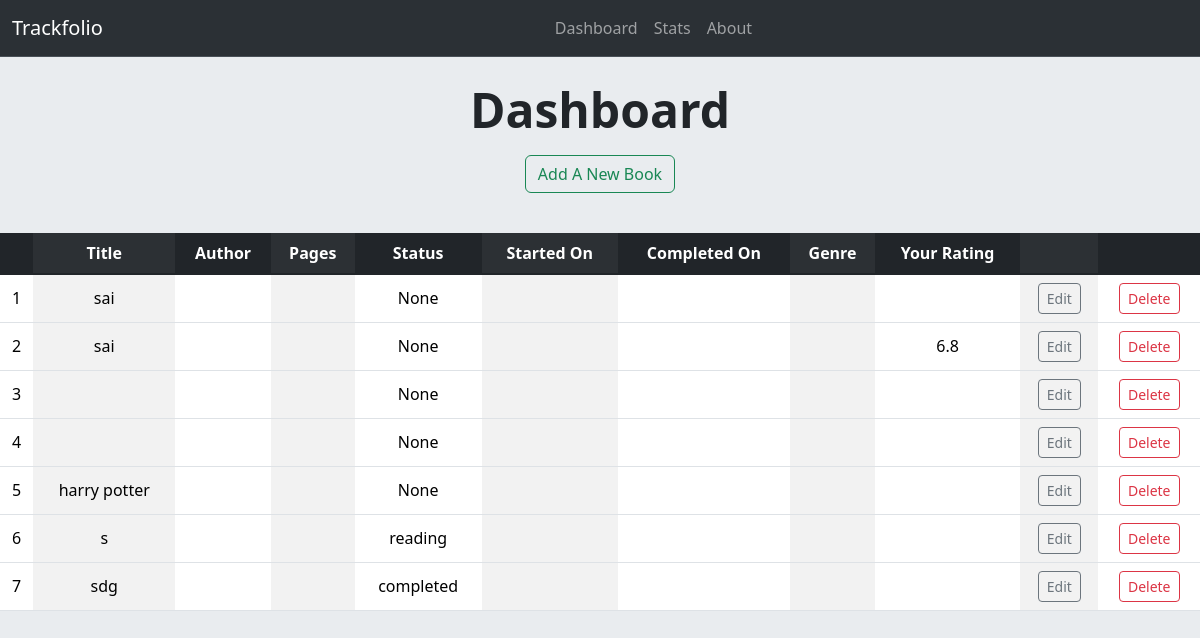
The app's page /dashboard, older data.
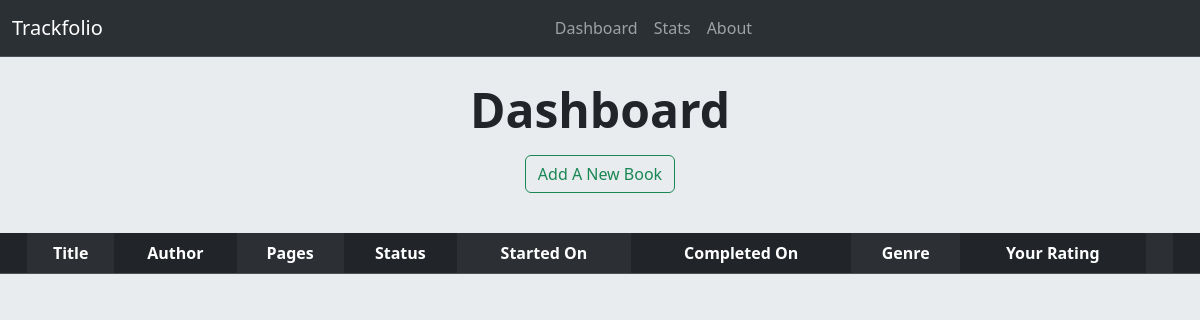
The same page, newer data.
### tables this page shows
CREATE TABLE books (id INTEGER NOT NULL PRIMARY KEY AUTOINCREMENT, title TEXT NOT NULL, author TEXT, release_year INTEGER,pages INTEGER,completion_status TEXT,rating INTEGER,date_start TEXT,date_end TEXT,genre TEXT);

### app.py (the view)
@app.route("/dashboard",methods=["GET","POST"])
def dashboard():
    books = db.execute("SELECT * FROM books")
    return render_template("dashboard.html",books=books)

### templates/dashboard.html
{% extends "layout.html" %}
{% block main %}
<div class="mt-4 px-5">
<h1 class="mb-3 text-center fw-bold display-5">Dashboard</h1>
<div class="d-flex justify-content-center my-3">
<form action="/add" method="get">
    <button type="submit" type="button" class="btn btn-outline-success mb-4">Add A New Book</button>
</form>
</div>
</div>
<div class="container-fluid p-0">
<div class="table-responsive">
<table class="table table-striped-columns table-hover align-middle text-center">
    <thead class="table-dark">
        <tr>
            <th scope="col"> </th>
            <th scope="col"> Title </th>
            <th scope="col"> Author </th>
            <th scope="col"> Pages </th>
            <th scope="col"> Status </th>
            <th scope="col"> Started On </th>
            <th scope="col"> Completed On </th>
            <th scope="col"> Genre </th>
            <th scope="col"> Your Rating </th>
            <th></th>
            <th></th>
        </tr>
    </thead>
    <tbody class="table-group-divider">
        {% for book in books %}
        <tr>
            <td> {{loop.index}} </td>
            <td> {{book["title"]}} </td>
            <td> {{book["author"]}}</td>
            <td> {{book["pages"]}} </td>
            <td> {{book["completion_status"]}} </td>
            <td> {{book["date_start"]}} </td>
            <td> {{book["date_end"]}} </td>
            <td> {{book["genre"]}} </td>
            <td> {{book["rating"]}} </td>
            <td>
            <form action="/edit/{{book['id']}}" method="get">
            <button type="submit" class="btn btn-outline-secondary btn-sm">Edit</button>
            </form>
            </td>
            <td>
            <form action="/delete/{{book['id']}}" method="get">
            <button type="submit" class="btn btn-outline-danger btn-sm">Delete</button>
            </form>
            </td>
        </tr>
        {% endfor %}
    </tbody>
</table>
</div>
</div>
{% endblock %}

### templates/layout.html (shortened to what this page needs)
<!DOCTYPE html>
<html>
<head>
    <link href="https://cdn.jsdelivr.net/npm/bootstrap@5.3.7/dist/css/bootstrap.min.css" rel="stylesheet">
</head>
<body class="bg-body-secondary min-vh-100 d-flex flex-column">
    <header>
    <nav class="navbar navbar-expand-lg bg-body-tertiary bg-dark border-bottom border-body" data-bs-theme="dark">
    <div class="container-fluid">
    <a class="navbar-brand" href="/">Trackfolio</a>
    <div class="collapse navbar-collapse justify-content-center" id="navbarNav">
      <ul class="navbar-nav" mx-auto >
        <li class="nav-item">
          <a class="nav-link" href="/dashboard">Dashboard</a>
        </li>
        <li class="nav-item">
          <a class="nav-link" href="/stats">Stats</a>
        </li>
        <li class="nav-item">
          <a class="nav-link" href="/about">About</a>
        </li>
      </ul>
    </div>
    </div>
    </nav>
    </header>
    {% block main %}
    {% endblock %}
</body>
</html>

Row changes from the older to the newer data that the page shows:
removed books: title "sai", completion_status "None"
removed books: title "sai", completion_status "None", rating "6.8"
removed books: completion_status "None"
removed books: completion_status "None"
removed books: title "harry potter", completion_status "None"
removed books: title "s", completion_status "reading"
removed books: title "sdg", completion_status "completed"
